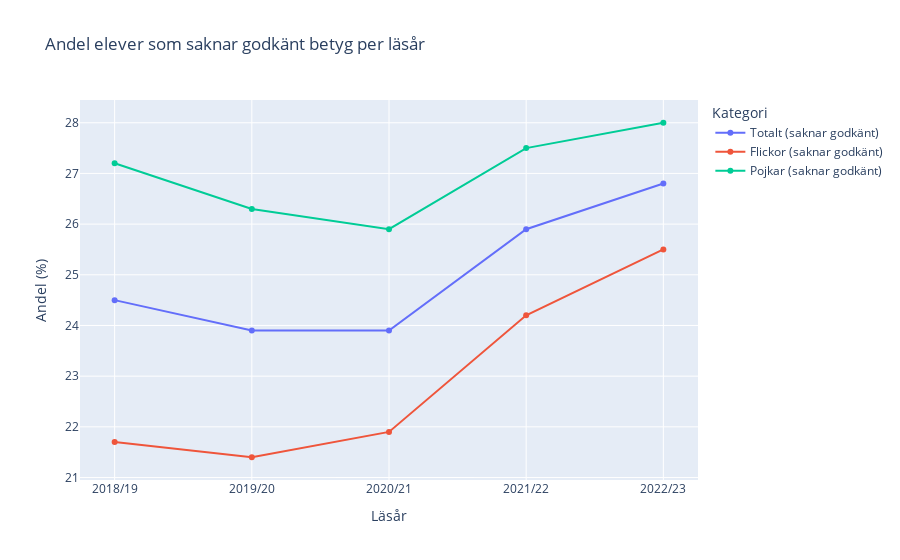

The notebook cell this image was saved under:
### Code cell
import plotly.express as px

# Using Plotly to create line chart
# Using only the first five rows
fig = px.line(
    df_grades.head(5),
    x="Läsår/Huvudman/Bakgrund",
    y=[
        "Totalt (saknar godkänt)",
        "Flickor (saknar godkänt)",
        "Pojkar (saknar godkänt)"
    ],
    labels={"value": "Andel som saknar godkänt (%)", "variable": "Kategori"},
    title="Andel elever som saknar godkänt betyg per läsår",
    # Add markers 
    markers=True
)  

fig.update_layout(
    xaxis_title="Läsår",
    yaxis_title="Andel (%)",
    # Ensure x-axis labels are evenly spaced
    xaxis=dict(tickmode="linear")
)

fig.show()

### Figure 1 — Plotly figure (JSON) as saved in the notebook; plotly's stock layout.template omitted (floating-point values rounded to 4 significant figures)
{"data": [{"hovertemplate": "Kategori=Totalt (saknar godkänt)<br>Läsår/Huvudman/Bakgrund=%{x}<br>Andel som saknar godkänt (%)=%{y}<extra></extra>", "legendgroup": "Totalt (saknar godkänt)", "line": {"color": "#636efa", "dash": "solid"}, "marker": {"symbol": "circle"}, "mode": "lines+markers", "name": "Totalt (saknar godkänt)", "orientation": "v", "showlegend": true, "type": "scatter", "x": ["2018/19", "2019/20", "2020/21", "2021/22", "2022/23"], "xaxis": "x", "y": [24.5, 23.9, 23.9, 25.9, 26.8], "yaxis": "y"}, {"hovertemplate": "Kategori=Flickor (saknar godkänt)<br>Läsår/Huvudman/Bakgrund=%{x}<br>Andel som saknar godkänt (%)=%{y}<extra></extra>", "legendgroup": "Flickor (saknar godkänt)", "line": {"color": "#EF553B", "dash": "solid"}, "marker": {"symbol": "circle"}, "mode": "lines+markers", "name": "Flickor (saknar godkänt)", "orientation": "v", "showlegend": true, "type": "scatter", "x": ["2018/19", "2019/20", "2020/21", "2021/22", "2022/23"], "xaxis": "x", "y": [21.7, 21.4, 21.9, 24.2, 25.5], "yaxis": "y"}, {"hovertemplate": "Kategori=Pojkar (saknar godkänt)<br>Läsår/Huvudman/Bakgrund=%{x}<br>Andel som saknar godkänt (%)=%{y}<extra></extra>", "legendgroup": "Pojkar (saknar godkänt)", "line": {"color": "#00cc96", "dash": "solid"}, "marker": {"symbol": "circle"}, "mode": "lines+markers", "name": "Pojkar (saknar godkänt)", "orientation": "v", "showlegend": true, "type": "scatter", "x": ["2018/19", "2019/20", "2020/21", "2021/22", "2022/23"], "xaxis": "x", "y": [27.2, 26.3, 25.9, 27.5, 28], "yaxis": "y"}], "layout": {"legend": {"title": {"text": "Kategori"}, "tracegroupgap": 0}, "title": {"text": "Andel elever som saknar godkänt betyg per läsår"}, "xaxis": {"anchor": "y", "domain": [0, 1], "tickmode": "linear", "title": {"text": "Läsår"}}, "yaxis": {"anchor": "x", "domain": [0, 1], "title": {"text": "Andel (%)"}}}}
